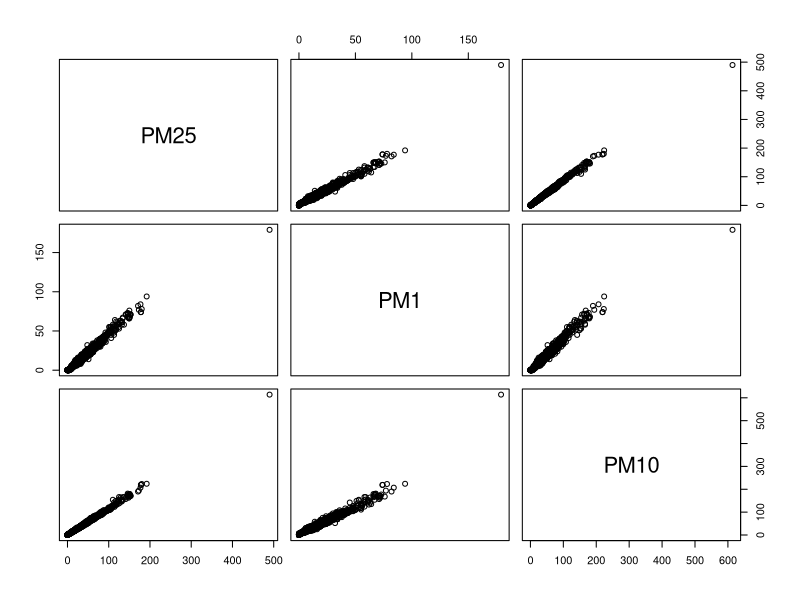
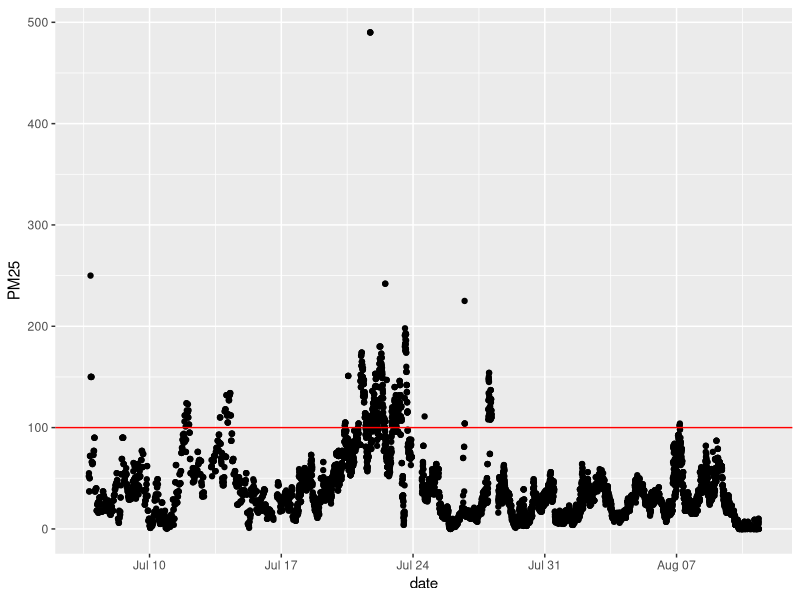
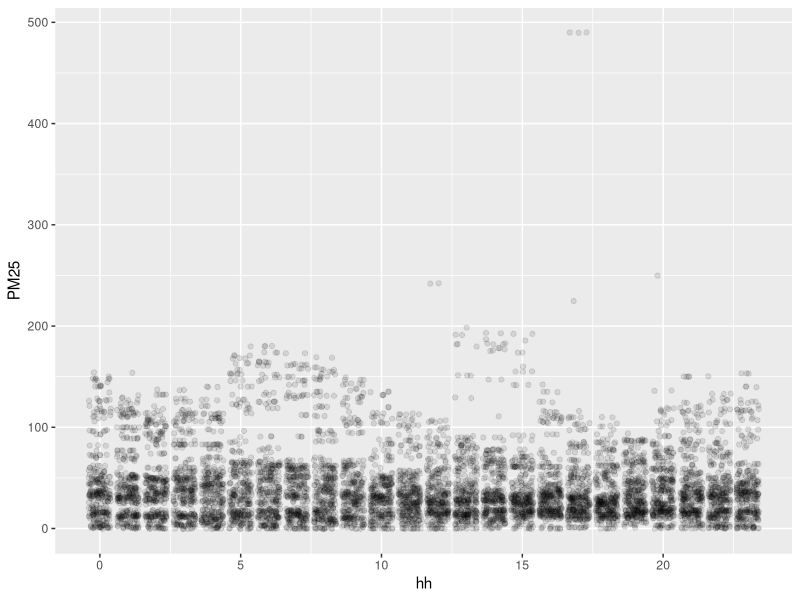
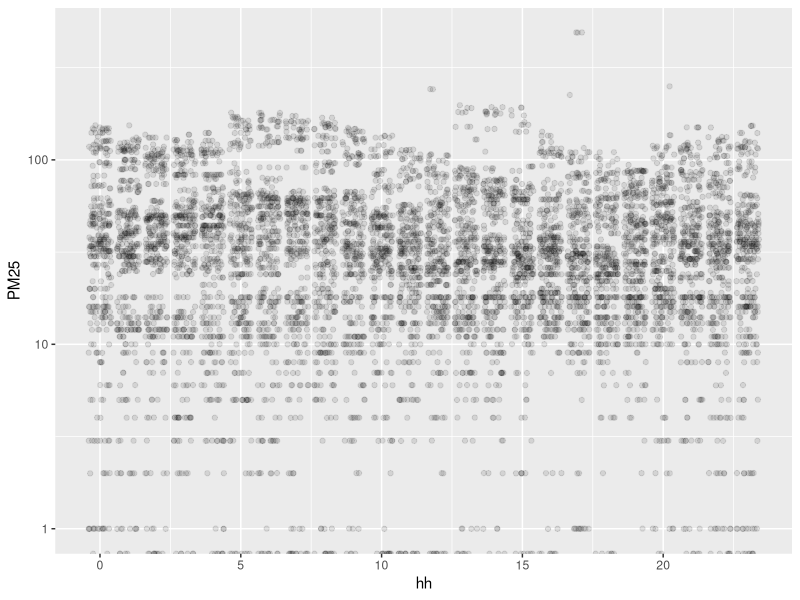
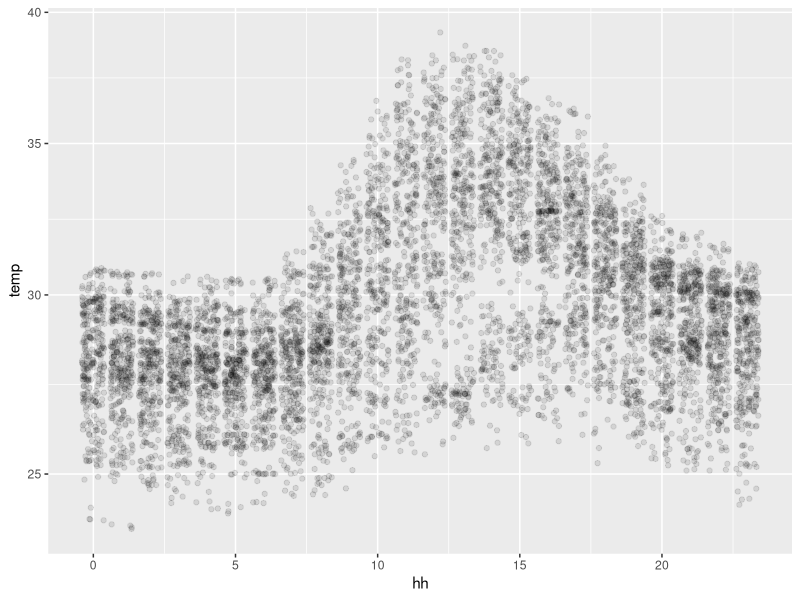
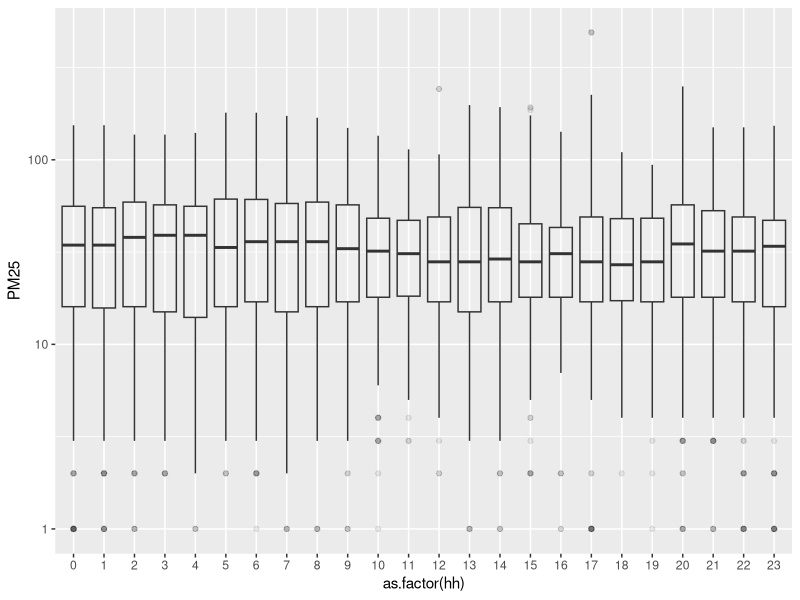
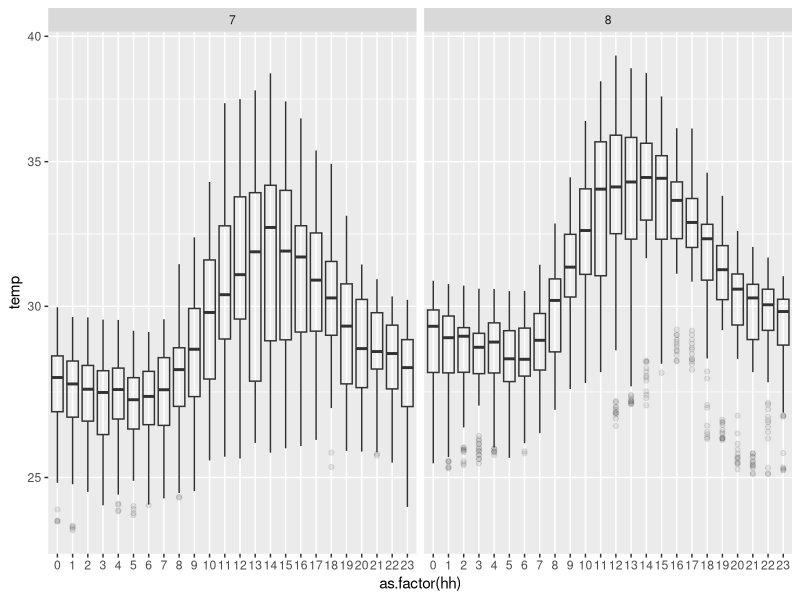
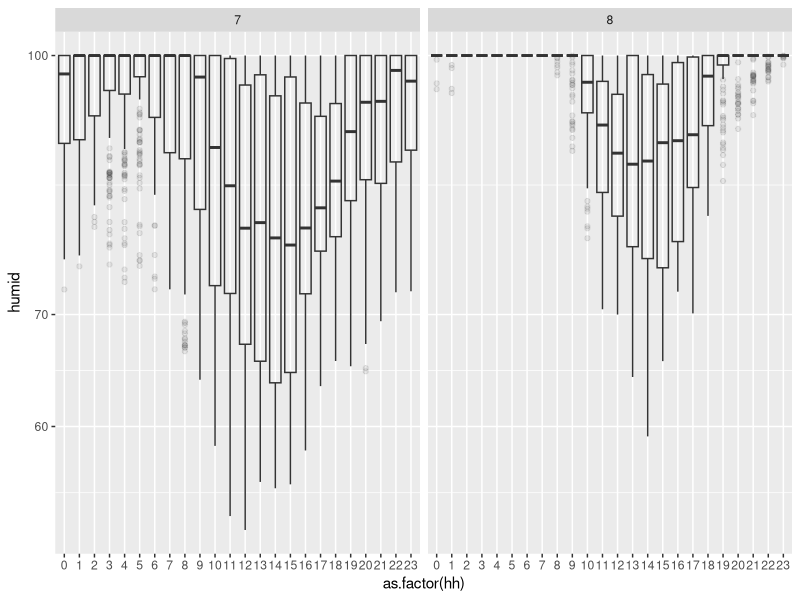

Reproduce these figures in R, in order.
library(jsonlite)
library(tidyverse)
library(dplyr)
library(ggplot2)
library(lubridate)

# get data from raspberry pi
# data <- fromJSON('http://sogangds.com:3000/api/dust/all')
# data <- tbl_df(data)
# data <- data[,-1]
# data %>% write_csv("data-2017-08-10.csv")

data <- read.csv("data-2017-08-10.csv")

data %>% select(PM25, PM1, PM10) %>%
  sample_n(1000) %>%
  pairs()

df <- data %>%
  mutate(date=lubridate::parse_date_time(data$date, "YmdHMS", tz = "Asia/Seoul") + hours(9)) %>%
  select(date, atm, humid, temp, PM1, PM10, PM25) %>%
  mutate(yy = year(date),
         mm = month(date),
         dd = day(date),
         hh = hour(date))

df <- data %>%
  mutate(date=as.POSIXct(data$date, format = "%Y-%m-%dT%H:%M:%S", tz = "Asia/Seoul") + hours(9)) %>%
  select(date, atm, humid, temp, PM1, PM10, PM25) %>%
  mutate(yy = year(date),
         mm = month(date),
         dd = day(date),
         hh = hour(date))

df %>% glimpse()

df %>%
  ggplot(aes(date, PM25)) + geom_point() +
  geom_hline(yintercept=100, col='red')

df %>%
  ggplot(aes(hh, PM25)) + geom_jitter(alpha=.1)

df %>%
  ggplot(aes(hh, PM25)) + geom_jitter(alpha=.1) +
  scale_y_log10()

df %>%
  ggplot(aes(hh, temp)) + geom_jitter(alpha=.1) +
  scale_y_log10()

df %>%
  ggplot(aes(as.factor(hh), PM25)) + geom_boxplot(alpha=.1) +
  scale_y_log10()

df %>%
  ggplot(aes(as.factor(hh), temp)) + geom_boxplot(alpha=.1) +
  scale_y_log10() + facet_wrap(~mm)

df %>%
  ggplot(aes(as.factor(hh), humid)) + geom_boxplot(alpha=.1) +
  scale_y_log10() + facet_wrap(~mm)

df %>%
  ggplot(aes(as.factor(hh), atm)) + geom_boxplot(alpha=.1) +
  scale_y_log10() + facet_wrap(~mm)

df %>%
  summarize(humid = mean(humid),
            temp = mean(temp))

df %>%
  group_by(mm) %>%
  summarize(humid = mean(humid),
            temp = mean(temp),
            atm = mean(atm, na.rm = TRUE))

glimpse(df)
df %>%
  transmute(atm, humid, temp, log10(PM25)) %>%
  sample_n(1000) %>%
  pairs()

df %>%
  transmute(atm, humid, temp, log10(PM25+1)) %>% # To prevent log zero data, just plus 1.
  cor(use = "complete.obs") # skip missing data

df %>%
  ggplot(aes(PM25)) + geom_histogram()

df %>%
  ggplot(aes(PM25)) + geom_histogram() +
  scale_x_log10()

